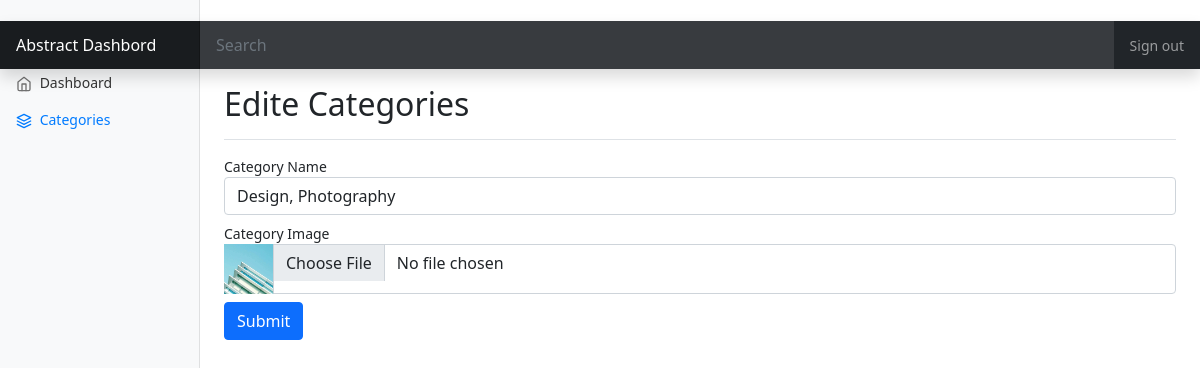
Page /Dashboard/Edite_Category.php?id=27 on the committed database.
### tables this page shows
CREATE TABLE `categories` (
  `id` int(11) NOT NULL,
  `nom` varchar(255) NOT NULL,
  `img` varchar(255) NOT NULL,
  `descr` text NOT NULL
);

### Dashboard/Edite_Category.php (the view, shortened to what this page needs)
<!DOCTYPE html>
<?php
include './api/sql.php';
$bi = $_GET["id"];
$SelectAll = $conn->query("SELECT * FROM categories WHERE id=$bi");
$categoriesSELECTED = $SelectAll->fetchAll(PDO::FETCH_OBJ);
?>
<html lang="en">
<head>
  <link href="./css/bootstrap.min.css" rel="stylesheet">
  <link href="./css/dashboard.css" rel="stylesheet">
</head>
<body cz-shortcut-listen="true">
  <header class="navbar navbar-dark sticky-top bg-dark flex-md-nowrap p-0 shadow">
    <a class="navbar-brand col-md-3 col-lg-2 me-0 px-3" href="https://getbootstrap.com/docs/5.0/examples/dashboard/#">Abstract Dashbord</a>
    <input class="form-control form-control-dark w-100" type="text" placeholder="Search" aria-label="Search">
    <ul class="navbar-nav px-3">
      <li class="nav-item text-nowrap">
        <a class="nav-link" href="#">Sign out</a>
      </li>
    </ul>
  </header>
  <div class="container-fluid">
    <div class="row">
      <nav id="sidebarMenu" class="col-md-3 col-lg-2 d-md-block bg-light sidebar collapse">
        <div class="position-sticky pt-3">
          <ul class="nav flex-column">
            <li class="nav-item">
              <a class="nav-link" aria-current="page" href="./index.php">
                Dashboard
              </a>
            </li>
            <li class="nav-item">
              <a class="nav-link active" href="./Categories.php">
                Categories
              </a>
            </li>
          </ul>
        </div>
      </nav>
      <main class="col-md-9 ms-sm-auto col-lg-10 px-md-4">
        <div class="d-flex justify-content-between flex-wrap flex-md-nowrap align-items-center pt-3 pb-2 mb-3 border-bottom">
          <h1 class="h2 ">Edite Categories</h1>
        </div>
        <div class="table-responsive">
              <form method="POST" action="#" enctype="multipart/form-data">
                    <div class="form-row align-items-center">
                      <div class="col-auto">
                        <label class="sr-only" for="inlineFormInput">Category Name</label>
                        <input type="text" name="Cname" class="form-control mb-2" id="inlineFormInput" value="<?= $categoriesSELECTED[0]->nom ?>" placeholder="Ajouter categories">
                      </div>
                      <div class="col-auto">
                        <label class="sr-only" for="inlineFormInputGroup">Category Image</label>
                        <div class="input-group mb-2">
                        <img width="50px" src="<?= $categoriesSELECTED[0]->img ?>" alt="">
                          <input type="file" name="Cimage" class="form-control" id="inlineFormInputGroup" value="<?= $categoriesSELECTED[0]->img ?>" placeholder="Username">
                        </div>
                      </div>
                      <div class="col-auto">
                        <button type="submit" name="submit" class="btn btn-primary mb-2">Submit</button>
                      </div>
                    </div>
              </form>
        </div>
      </main>
    </div>
  </div>
</body>
</html>

### Dashboard/css/dashboard.css (style rules this page uses)
body { font-size: .875rem; }
.feather { width: 16px; height: 16px; vertical-align: text-bottom; }
.sidebar { position: fixed; top: 0; bottom: 0; left: 0; z-index: 100; padding: 48px 0 0; box-shadow: inset -1px 0 0 rgba(0, 0, 0, .1); }
.sidebar .nav-link { font-weight: 500; color: #333; }
.sidebar .nav-link .feather { margin-right: 4px; color: #727272; }
.sidebar .nav-link.active { color: #007bff; }
.sidebar .nav-link:hover .feather, .sidebar .nav-link.active .feather { color: inherit; }
.navbar-brand { padding-top: .75rem; padding-bottom: .75rem; font-size: 1rem; background-color: rgba(0, 0, 0, .25); box-shadow: inset -1px 0 0 rgba(0, 0, 0, .25); }
.navbar .form-control { padding: .75rem 1rem; border-width: 0; border-radius: 0; }
.form-control-dark { color: #fff; background-color: rgba(255, 255, 255, .1); border-color: rgba(255, 255, 255, .1); }

### rows in the picture
categories: Cname "Design, Photography", img (picture)
